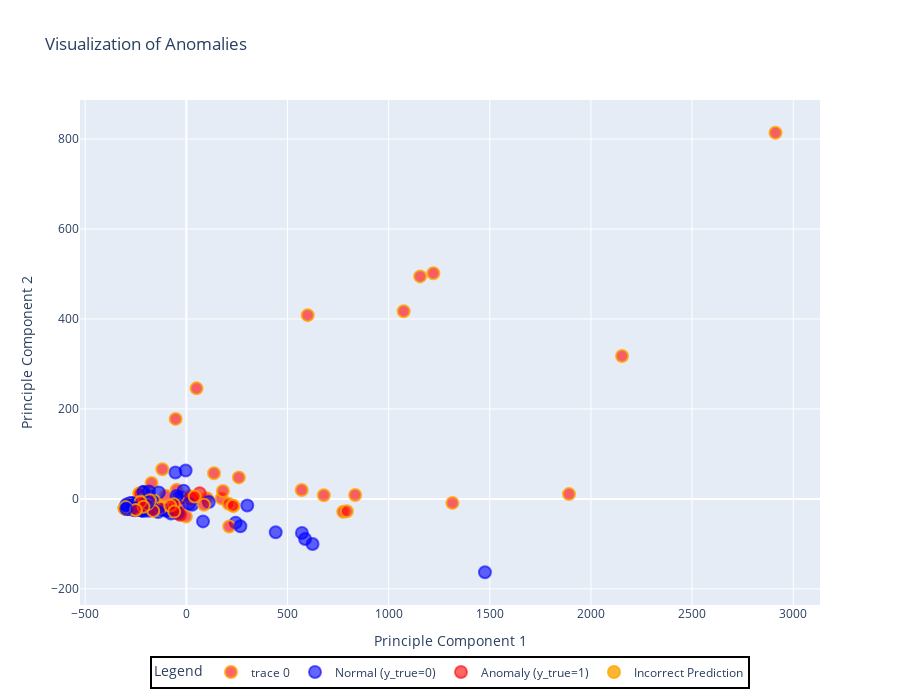

Notebook code for this chart:
### Code cell
visualizer = DataVisualization(data=X_test, plot_technique='plot_anomaly', dim_reduction_technique='PCA', y_true=labels_true, y_pred=labels_pred,subset_size_percent=0.2)
visualizer.fit()
visualizer.show()

### Figure 1 — Plotly figure (JSON) as saved in the notebook; plotly's stock layout.template omitted (floating-point values rounded to 4 significant figures; data arrays with more than 128 entries replaced by an {"elided": "..."} marker saying what was removed)
{"data": [{"hoverinfo": "text", "marker": {"color": {"elided": "184 str values"}, "line": {"color": {"elided": "184 str values"}, "width": 2}, "size": 12}, "mode": "markers", "text": {"elided": "184 str values"}, "type": "scatter", "x": {"elided": "184 float values"}, "y": {"elided": "184 float values"}}, {"marker": {"color": "rgba(0, 0, 255, 0.6)", "line": {"color": "rgba(0, 0, 255, 0.6)", "width": 2}, "size": 12}, "mode": "markers", "name": "Normal (y_true=0)", "showlegend": true, "type": "scatter", "x": [null], "y": [null]}, {"marker": {"color": "rgba(255, 0, 0, 0.6)", "line": {"color": "rgba(255, 0, 0, 0.6)", "width": 2}, "size": 12}, "mode": "markers", "name": "Anomaly (y_true=1)", "showlegend": true, "type": "scatter", "x": [null], "y": [null]}, {"marker": {"color": "rgba(255, 165, 0, 0.8)", "line": {"color": "rgba(255, 165, 0, 0.8)", "width": 2}, "size": 12}, "mode": "markers", "name": "Incorrect Prediction", "showlegend": true, "type": "scatter", "x": [null], "y": [null]}], "layout": {"height": 700, "legend": {"bordercolor": "Black", "borderwidth": 2, "font": {"size": 12}, "itemsizing": "constant", "orientation": "h", "title": {"text": "Legend"}, "x": 0.5, "xanchor": "center"}, "showlegend": true, "title": {"text": "Visualization of Anomalies"}, "width": 900, "xaxis": {"title": {"text": "Principle Component 1"}}, "yaxis": {"title": {"text": "Principle Component 2"}}}}
